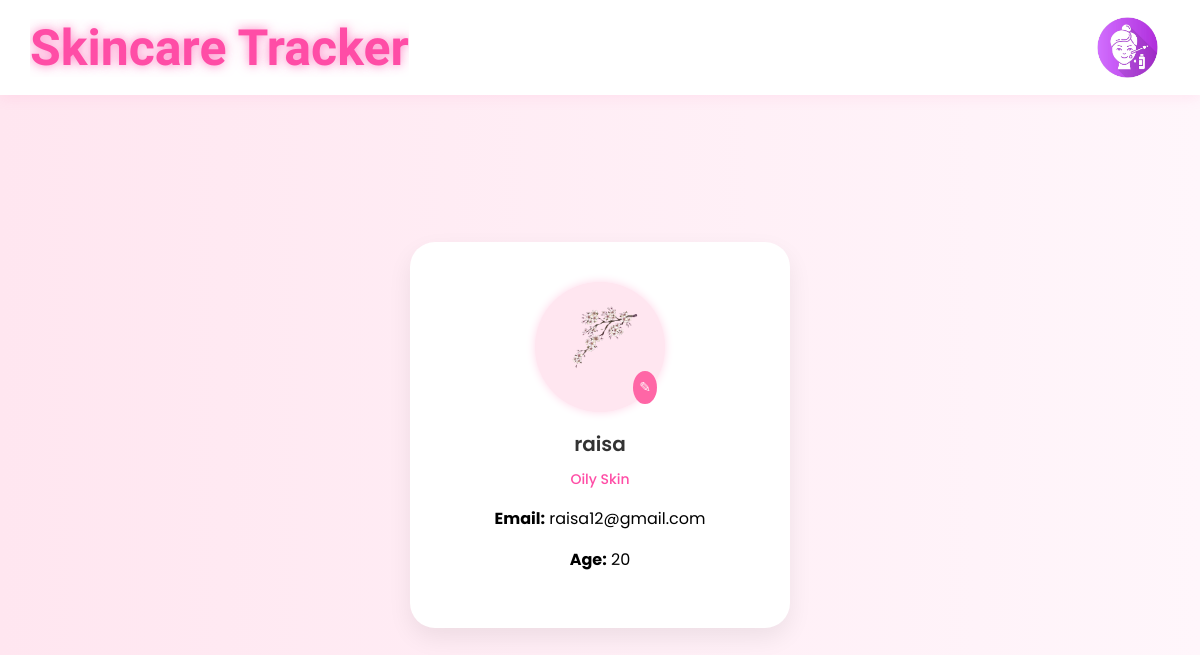
/user/profile (signed in), run on an earlier commit of the app's database.
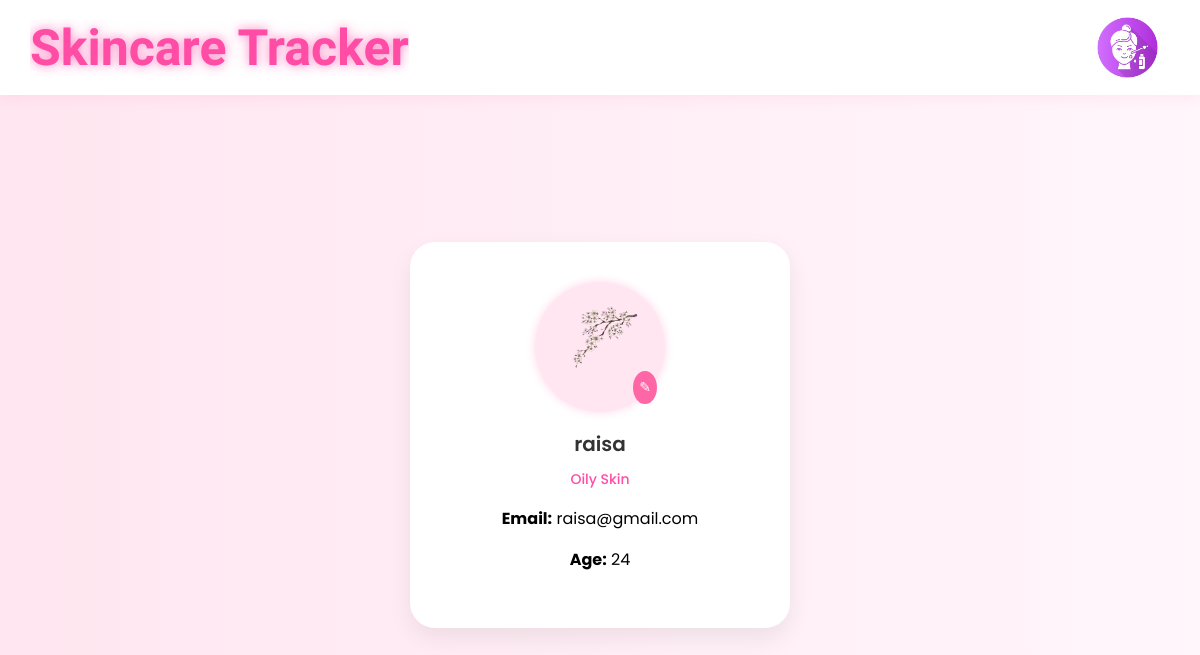
And on a later commit of the database.
### tables this page shows
CREATE TABLE Users (
    user_id INTEGER PRIMARY KEY AUTOINCREMENT,
    username TEXT UNIQUE NOT NULL,
    password TEXT NOT NULL,
    email TEXT UNIQUE NOT NULL,
    age INTEGER,
    skintype TEXT,
    profile_pic TEXT
);

### routes/user_routes.py (the view)
@user_bp.route("/")
@user_bp.route("user/profile")
@user_bp.route("/profile", methods=["GET"])
def view_user():
    if "user_id" not in session:
        return redirect("/login")
    db = __import__("app").app.get_db_connection()
    user = db.execute(
        "SELECT username, email, age, skintype, profile_pic FROM Users WHERE user_id=?",
        (session["user_id"],),
    ).fetchone()
    db.close()
    return render_template(
        "user/profile.html",
        user={
            "username": user[0],
            "email": user[1],
            "age": user[2],
            "skintype": user[3],
            "picture": user[4] or 'skincare-user-icon.png'
        },
    )

### app.py (called while the page is built)
def get_db_connection():
    conn = sqlite3.connect(st_db)
    conn.row_factory = sqlite3.Row
    return conn

### templates/user/profile.html (shortened to what this page needs)
{% extends "base.html" %}
{% block content %}
<div class="profile-container">
    <div class="profile-card">
        <div class="profile-picture-frame">
            <form method="POST" action="{{ url_for('user.upload_profile_picture') }}" enctype="multipart/form-data">
                <label for="profile-picture-upload">
                    <img src="{{ url_for('static', filename='images/' + (user.picture or 'skincare-user-icon.png')) }}" alt="Profile Picture" class="profile-pic">
                </label>
            </form>
            <div class="edit-icon" onclick="location.href='{{ url_for('user.edit_profile') }}'">✎</div>
        </div>
        <h2 class="username">{{ user.username }}</h2>
        <div class="skin-type-display">
            <span class="skin-label">{{ user.skintype }} Skin</span>
        </div>
        <div class="profile-details">
            <p><strong>Email:</strong> {{ user.email }}</p>
            <p><strong>Age:</strong> {{ user.age }}</p>
        </div>
    </div>
</div>
{% endblock %}

What changed in the data, as far as the page shows it:
changed Users "raisa": email "raisa12@gmail.com" → "raisa@gmail.com"; age "20" → "24"
